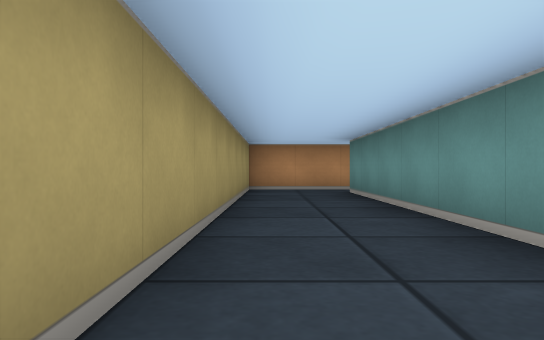
[1] (above)

16 first-person views from a walk through a cub3D ray-caster map. The camera is about half as high as the walls, looks level and sees 70° across. The floor is counted in squares. Each view is taken from the middle of a square. On the plan, view 1 faces up. The plan holds only what a view shows up to about 9 squares ahead; the rest is blank. The place goes on beyond the plan.

[2]
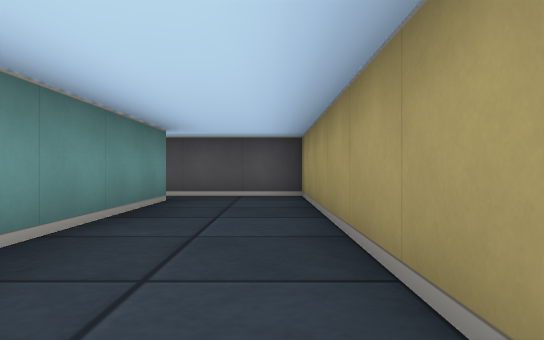

[3]
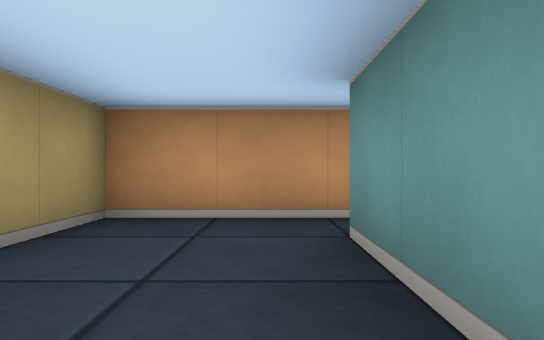

[4]
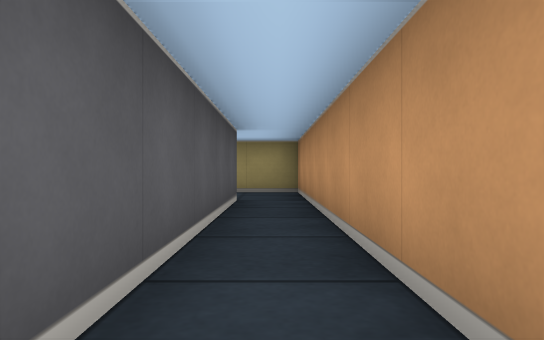

[5]
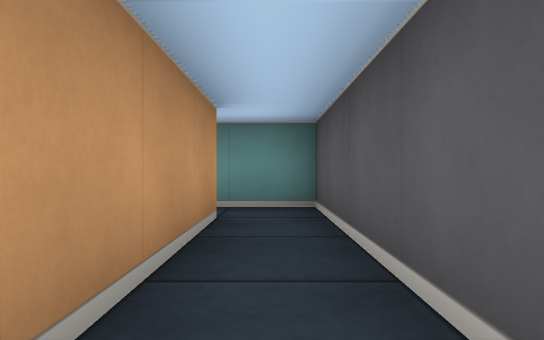

[6]
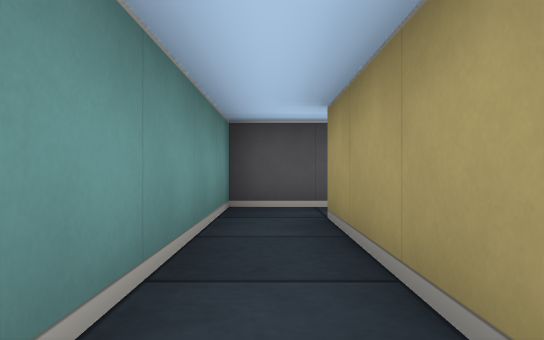

[7]
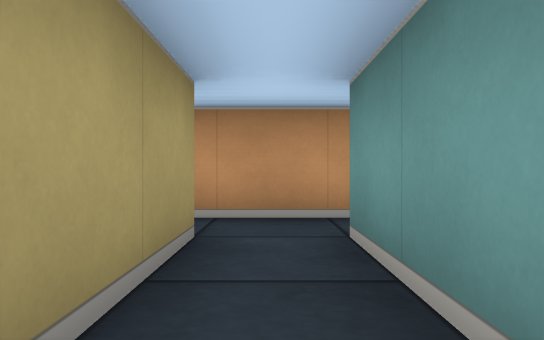

[8]
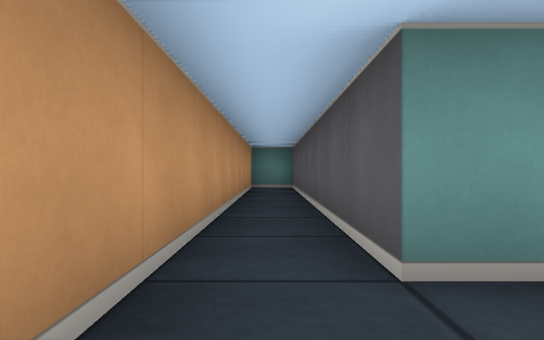

[9]
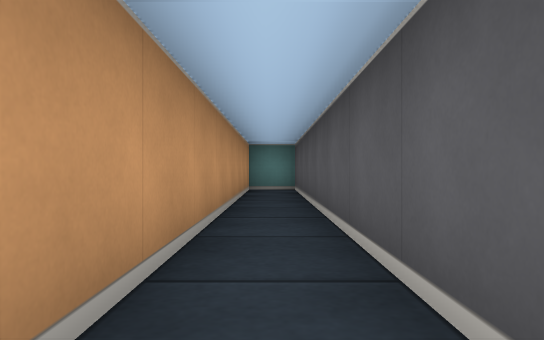

[10]
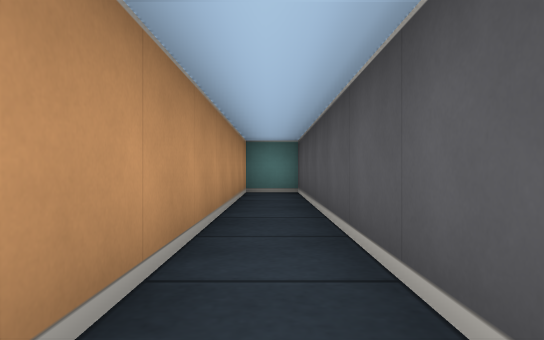

[11]
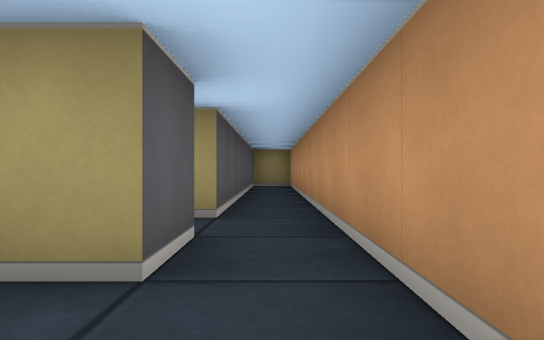

[12]
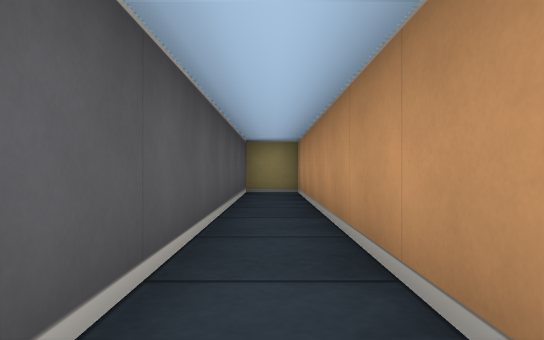

[13]
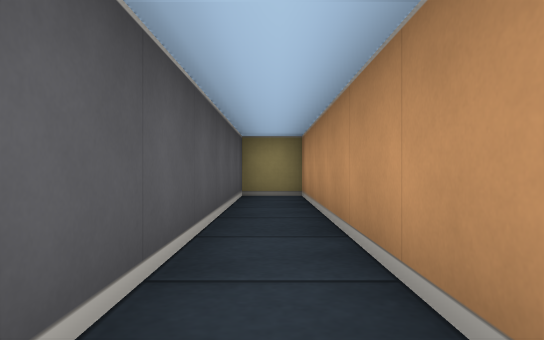

[14]
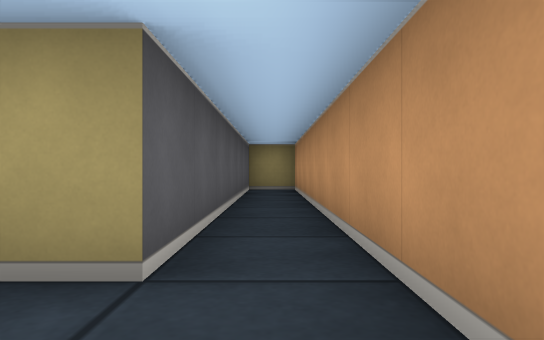

[15]
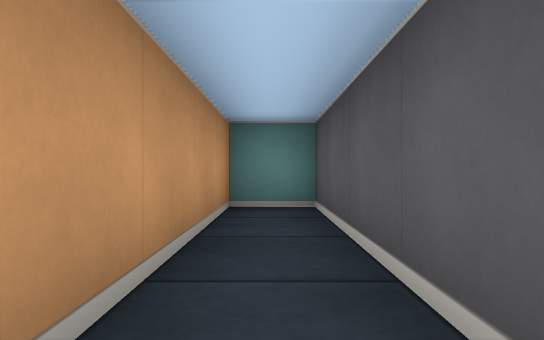

[16]
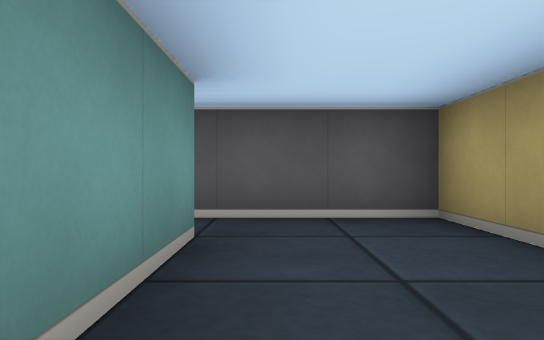

### Floor plan
Points are (right, up) in squares from view 1. A wall is a line through its corners. A room is listed if a view was taken in it or the views show most of it. See-through windows are left out.
Room 1 (views 1, 2, 3, 16)
walls: (1.5, 0.5) (1.5, 7.5); (1.5, 8.5) (-0.5, 8.5) (-0.5, -0.5) (1.9, -0.5)
ways out: opening at (1, 8) to room 2; opening at (2, 0)
Room 2 (views 4, 5, 7)
walls: (1.5, 7.5) (7.5, 7.5) (7.5, 11.5); (6.5, 11.5) (6.5, 8.5) (1.5, 8.5)
ways out: opening at (1, 8) to room 1; opening at (7, 11) to room 3
Room 3 (views 6, 8, 9, 10, 11, 14, 15)
walls: (7.5, 11.5) (15.5, 11.5) (15.5, 12.5) (5.5, 12.5); (5.5, 11.5) (6.5, 11.5)
ways out: opening at (7, 11) to room 2; opening at (6, 12) to room 4
Room 4 (views 12, 13)
walls: (5.5, 12.5) (-2.5, 12.5) (-2.5, 11.5) (4.5, 11.5)
ways out: opening at (6, 12) to room 3; opening at (5, 11)

Where each view was taken, in squares from view 1:
view 1: 0 up, 0 right, facing up
view 2: 6 up, 0 right, facing down
view 3: 5 up, 1 right, facing up
view 4: 8 up, 7 right, facing left
view 5: 8 up, 3 right, facing right
view 6: 12 up, 7 right, facing down
view 7: 9 up, 7 right, facing up
view 8: 12 up, 6 right, facing right
view 9: 12 up, 7 right, facing right
view 10: 12 up, 8 right, facing right
view 11: 12 up, 8 right, facing left
view 12: 12 up, 5 right, facing left
view 13: 12 up, 4 right, facing left
view 14: 12 up, 6 right, facing left
view 15: 12 up, 11 right, facing right
view 16: 3 up, 1 right, facing down
